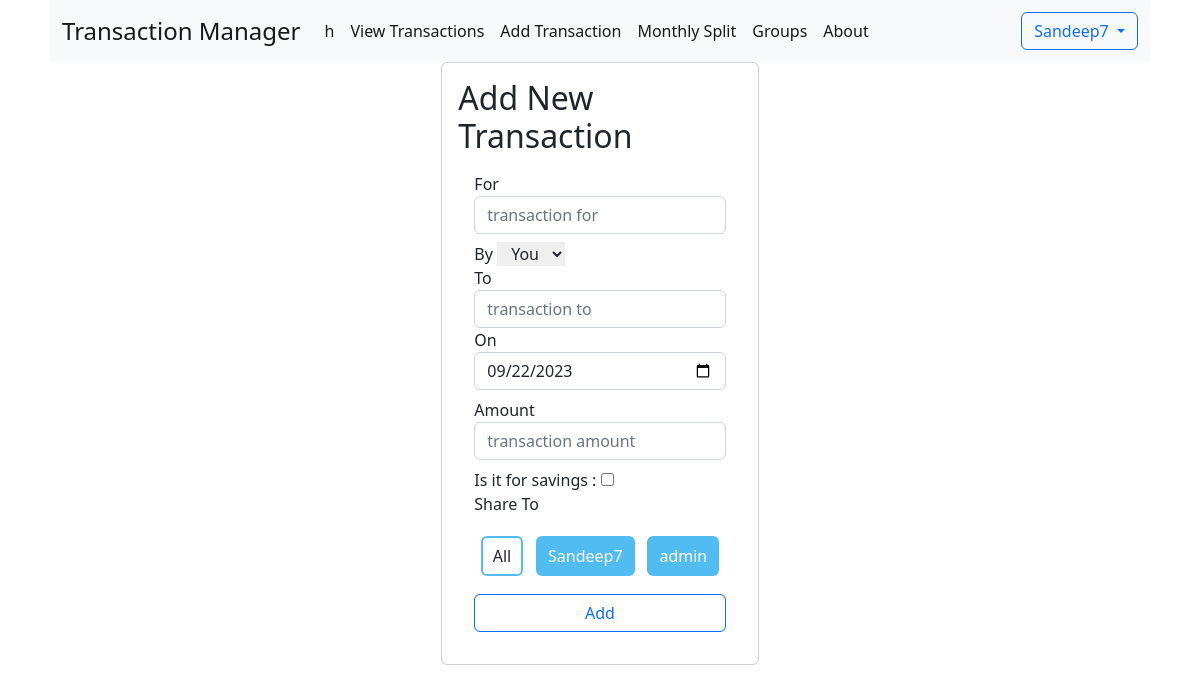
The page /group/13/transactions/add (signed in) on the database its author committed.
### group/models.py (models this page shows, shortened)
class Group(models.Model):
    name        = models.CharField(
                    _("Group Name"),
                    unique = True,
                    error_messages={
                        "unique": _("A group with that groupname already exists."),
                    },
                    max_length = 30,
                    db_index = True
                )
    created_by  = models.ForeignKey("core.User", on_delete = models.SET_NULL, null = True)
    created_on  = models.DateTimeField(default = timezone.now)
    savings     = models.PositiveIntegerField(verbose_name = "Savings", default = 0)
    maintainer  = models.ForeignKey(
                    "core.User",
                    verbose_name = "Savings Account Maintainer",
                    on_delete = models.SET_NULL,
                    related_name = "maintaining_groups",
                    related_query_name = "maintaining_groups",
                    blank = True,
                    null = True
                )
    inactive_members = models.ManyToManyField("core.User", related_name = "inactive_groups", blank = True)
    @property
    def get_members(self):
        return [x for x in self.members.all().order_by('first_name')]
    @property
    def get_active_members(self):
        inactive_members = self.inactive_members.all()
        return [x for x in self.get_members if x not in inactive_members]

### core/models.py (models this page shows, shortened)
class AbstractUser(AbstractBaseUser, PermissionsMixin):
    username_validator = UnicodeUsernameValidator()
    username        = models.CharField(
                        _("Username"),
                        max_length=150,
                        unique=True,
                        help_text=_(
                            "Required. 150 characters or fewer. Letters, digits and @/./+/-/_ only."
                        ),
                        validators=[username_validator],
                        error_messages={
                            "unique": _("A user with that username already exists."),
                        },
                    )
    password        = models.CharField(_("password"), max_length=128)
    first_name      = models.CharField(_("first name"), max_length=150, blank=True)
    last_name       = models.CharField(_("last name"), max_length=150, blank=True)
    mobile_number   = models.CharField(
                        blank = False,
                        unique = True,
                        max_length = 10,
                        help_text = "Enter 10 digit phone number only"
                    )
    email           = models.EmailField(_("email address"), blank=True)
    gender      = models.CharField(
                    max_length=50,
                    choices=sex_choice,
                    default='Male'
                )
    dob         = models.DateField(
                    _("date of birth"),
                    default=date.today,
                    null = True,
                    blank = True,
                    help_text="Please use the following format: <em>YYYY-MM-DD</em>."
                )
    date_joined     = models.DateTimeField(_("date joined"), default=timezone.now)
    is_staff        = models.BooleanField(
                        _("staff status"),
                        default = False,
                    )
    is_active       = models.BooleanField(
                        _("active"),
                        default = True,
                    )
    groups          = models.ManyToManyField("group.Group", related_name = "members", blank = True)
    objects = UserManager()
    EMAIL_FIELD = "email"
    USERNAME_FIELD = "username"
    REQUIRED_FIELDS = ["email"]
    class Meta:
        verbose_name = _("user")
        verbose_name_plural = _("users")
        abstract = True

class User(AbstractUser):
    pass

### group/views.py (the view)
# urls.py: path('group/<int:id>/transactions/add', views.add_group_transaction_view, name = "add transaction"),
@login_required
@group_member_login_required
def add_group_transaction_view(request, group):
    return custom_render(request, 'pages/add_transaction.html', {
        'group' : group,
        'title' : f'Add Transaction in {group.name} Group',
        'is_individual_group' : len(group.get_members) == 1,
        'savings' : User.objects.get(username = "savings"),
        'transaction' : Transaction.objects.get(id = request.GET.get("id")) if request.GET.get("id") else None,
    })

### group/helper.py (called while the page is built)
def get_template(template_path, is_htmx):
    if not is_htmx:
        return template_path
    *parent_path, template_name = template_path.split("/")
    template_name = template_name.split(".")[0] + "_component.html"
    template_modified_path = parent_path + ["components", template_name]
    return "/".join(template_modified_path)

def custom_render(request, template_path, context = {}):
    is_htmx = request.META.get("HTTP_HX_REQUEST", 'false') == 'true'
    return render(request, get_template(template_path, is_htmx), context)

### transaction_manager/templates/pages/add_transaction.html
{% extends '../base.html' %}
{% block body %}
    {% include 'pages/components/add_transaction_component.html' %}
{% endblock %}

### transaction_manager/templates/nav.html (shortened to what this page needs)
<nav class="navbar navbar-expand-lg navbar-light bg-light">
  <div class="container-fluid">
    <a class="navbar-brand fs-4" href="{% url 'home' %}">Transaction Manager</a>
    <div class="collapse navbar-collapse" id="navbarSupportedContent">
        {% if user.is_authenticated %}
          <ul class="navbar-nav me-auto mb-2 mb-lg-0">
          {% if group %}
            <li
              class="nav-item"
            >
              <button
                class="nav-link active"
                aria-current="page"
                hx-get="{% url 'group' group.id %}"
                hx-target="#bodypart"
                hx-push-url="true"
              >
                {{ group.name }}
              </button>
            </li>
            <li
              class="nav-item"
            >
              <button
                class="nav-link active"
                aria-current="page"
                hx-get="{% url 'transactions' group.id %}"
                hx-target="#bodypart"
                hx-push-url="true"
              >
                View Transactions
              </button>
            </li>
            <li
              class="nav-item"
            >
              <button
                class="nav-link active"
                aria-current="page"
                hx-get="{% url 'add transaction' group.id %}"
                hx-target="#bodypart"
                hx-push-url="true"
              >
                Add Transaction
              </button>
            </li>
            <li
              class="nav-item"
            >
              <button
                class="nav-link active"
                aria-current="page"
                hx-get="{% url 'transactions monthly split' group.id %}"
                hx-target="#bodypart"
                hx-push-url="true"
              >
                Monthly Split
              </button>
            </li>
            <li
              class="nav-item"
            >
              <a
                class="nav-link active"
                aria-current="page"
                href="{% url 'groups' %}"
              >
                Groups
              </a>
            </li>
            <li
              class="nav-item"
            >
              <a
                class="nav-link active"
                aria-current="page"
                href="{% url 'about' %}"
              >
                About
              </a>
            </li>
          {% endif %}
        </ul>
        {% endif %}
				{% if user.is_authenticated %}
        <div class="navbar-nav">
					<div class="nav-item dropdown" style="">
            <button class="btn btn-outline-primary dropdown-toggle" type="button" data-bs-toggle="dropdown" aria-expanded="false">
              {{ user.username }}
            </button>
          </div>
        </div>
				{% endif %}
      </div>
    </div>
  </nav>

### transaction_manager/templates/pages/components/add_transaction_component.html (shortened to what this page needs)
<div class="container">
    <div class="row justify-content-center align-items-center">
        <div class="col-xl-4 col-md-6 col-12">
            <div class="card p-3 col d-flex ">
                <h1 class="fs-2">Add New Transaction</h1>
                <div  class="card-body ">
                    <div class="card-text">
                        <form action="{% url 'transactions api' group.id %}" method="POST" class="d-flex flex-column">
                            <div class="form-group">
                                <label for="for">For</label>
                                <input type="text" class="form-control"  required autofocus name="for" id="for" placeholder="transaction for" value="{{ transaction.transaction_for }}">
                            </div>
                            <div class="form-group mt-2 md-2">
                                <label for="for">By</label>
                                <select  required autofocus class="" name="by" id="by">
                                    {% for member in group.get_members %}
                                        {% if member != user %}
                                            <option value="{{ member.username }}"  class="text-center" {% if transaction.by == member %}selected{% endif %}>{{ member.username }}</option>
                                        {% else %}
                                            {% if is_individual_group or user == group.maintainer %}
                                                <option value="{{ user.username }}"    class="text-center" {% if transaction.by == member %}selected{% endif %}> You </option>
                                            {% endif %}
                                        {% endif %}
                                    {% endfor %}
                                </select>
                            </div>
                            <div class="form-group">
                                <label for="to">To</label>
                                <input type="text"  required autofocus class="form-control" name="to" id="to" placeholder="transaction to" value="{{ transaction.to }}">
                            </div>
                            <div class="form-group">
                                <label for="on">On</label>
                                <input type="date" required autofocus class="form-control" name="on" id="on" placeholder="transaction on" value="{{ transaction.on|date:"Y-m-d"   }}">
                            </div>
                            <div class="form-group mt-2">
                                <label for="amount">Amount</label>
                                <input type="number" required autofocus class="form-control" name="amount" id="amount" placeholder="transaction amount" value="{{ transaction.amount }}">
                            </div>
                            {% if user == group.maintainer %}
                                <div class="form-group mt-2">
                                    <label for="saving">Is it for savings : </label>
                                    <input
                                        type="checkbox"
                                        name="is_it_for_savings"
                                        id="saving_transaction"
                                    >
                                </div>
                            {% endif %}
                            <div class="form-group show_list" >
                                <label for="share_to">Share To</label>
                                <div class="checkbox-parent">
                                    <article>
                                        <div>
                                            <span>
                                                All
                                            </span>
                                        </div>
                                    </article>
                                    {% for member in group.get_members %}
                                        <article>
                                            <div>
                                                <span>
                                                    {{ member.username }}
                                                </span>
                                            </div>
                                        </article>
                                    {% endfor %}
                                </div>
                            </div>
                            <input type="submit" value="{% if transaction %}Update{% else %}Add{% endif %}" class="btn btn-outline-primary mt-2 justify-content-center">
                        </form>
                    </div>
                </div>
            </div>
        </div>
    </div>
</div>

### rows shown on the page
Group: name "h"
User: username "Sandeep7"
User: username "admin"
